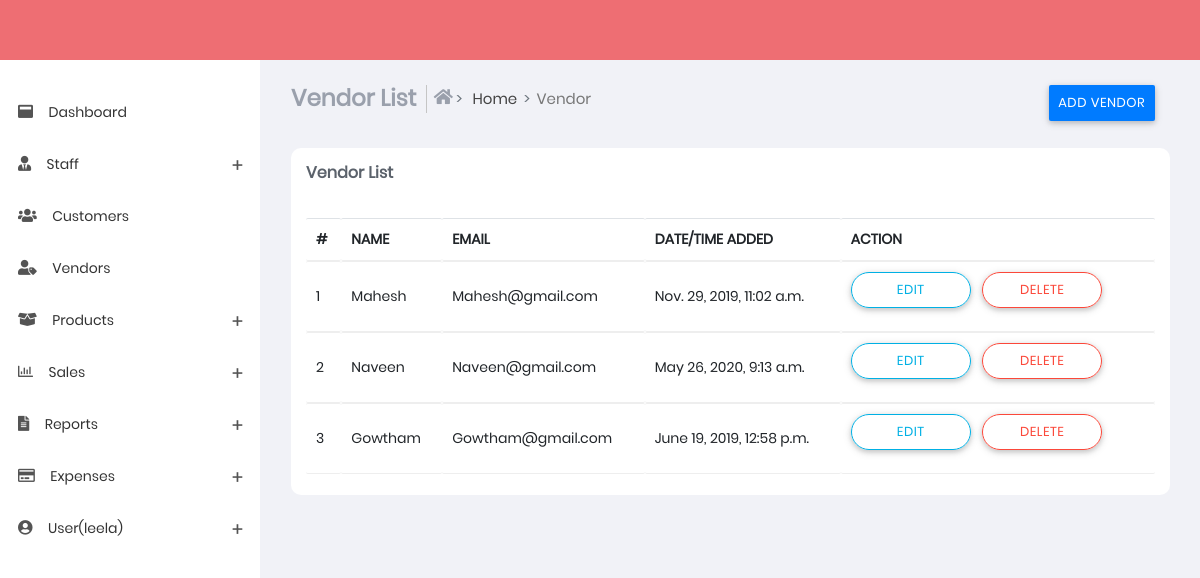
Page /vendors.html (signed in) on the committed database.
### sub_part/models.py (models this page shows, shortened)
class vendorlists(models.Model):
    name = models.CharField(max_length=100)
    email = models.EmailField()
    phone_number = models.IntegerField()
    date = models.DateTimeField()
    total_sales = models.IntegerField()
    total = models.IntegerField()

### sub_part/views.py (the view, shortened to what this page needs)
# urls.py: path('vendors.html',views.vendors,name="vendors"),
@login_required(login_url='login')
def vendors(request):
    vendorlistarray=vendorlists.objects.all()
    return render(request,'vendors.html',{'vendorlistarray': vendorlistarray,'u':request.user})

### templates/vendors.html (shortened to what this page needs)
{% extends 'base.html' %}
{% load static %}
{% block content %}
<section class="content">
    <div class="container-fluid">
        <div class="block-header">
            <div class="row">
                <div class="col-xs-12 col-sm-12 col-md-10 col-lg-10">
                    <ul class="breadcrumb breadcrumb-item ">
                        <li class="breadcrumb-item">
                            <h4 class="page-title">Vendor List</h4>
                        </li>
                        <li class="breadcrumb-item bcrumb-1">
                            <a href="index">
                                <i class="fas fa-home"></i> Home</a>
                        </li>
                        <li class="breadcrumb-item active">Vendor</li>
                    </ul>
                </div>
                <div class="col-xs-12 col-sm-12 col-md-2 col-lg-2">
                    <ul class="breadcrumb breadcrumb-item ">
                        <li>
                            <button type="button" class="btn btn-primary" data-toggle="modal"
                                data-target=".bd-example-modal-lg">
                                Add Vendor</button>
                        </li>
                    </ul>
                </div>
            </div>
        </div>
        <div class="row clearfix">
            <div class="col-lg-12 col-md-12 col-sm-12 col-xs-12">
                <div class="card">
                    <div class="header">
                        <h2>
                            <strong>Vendor List</strong>
                        </h2>
                    </div>
                    <div class="body">
                        <div class="table-responsive">
                            <table class="table   table-hover js-basic-example dataTable">
                                <thead>
                                    <tr>
                                        <th>#</th>
                                        <th>NAME</th>
                                        <th>EMAIL</th>
                                        <th>DATE/TIME ADDED</th>
                                        <th>ACTION</th>
                                    </tr>
                                </thead>
                                <tbody>
                                    {% for vendorlist in vendorlistarray%}
                                    <tr>
                                        <td>{{ forloop.counter }}</td>
                                        <td>{{vendorlist.name}}</td>
                                        <td>{{vendorlist.email}}</td>
                                        <td>{{vendorlist.date}}</td>
                                        <td>
                                            <div class="button-demo">
                                                <a href="/vendors_edit/{{ vendorlist.id }}">
                                                    <button type="button"
                                                        class="btn btn-outline-info btn-border-radius">Edit</button>
                                                </a>
                                                <a href="/delete_vendors/{{ vendorlist.id }}">
                                                    <button type="button"
                                                        class="btn btn-outline-danger btn-border-radius">
                                                        Delete
                                                    </button>
                                                </a>
                                            </div>
                                        </td>
                                    </tr>
                                    {% endfor %}
                                </tbody>
                            </table>
                        </div>
                    </div>
                </div>
            </div>
        </div>
    </div>
</section>
{% endblock %}

### templates/base.html (shortened to what this page needs)
{% load static %}
<!DOCTYPE html>
<html lang="en">
<head>
    <link href="{% static 'css/app.min.css'%}" rel="stylesheet">
    <link href="{% static 'css/style.css'%}" rel="stylesheet" />
    <link href="{% static 'css/styles/all-themes.css'%}" rel="stylesheet" />
</head>
<body class="light fixed">
    <nav class="navbar">
    </nav>
    <div>
        <aside id="leftsidebar" class="sidebar">
            <div class="menu">
                <ul class="list">
                    <li>
                        <a href="index">
                                <i class="fas fa-window-maximize"></i>
                                <span >Dashboard</span>
                        </a>
                    </li>
                    <li>
                        <a href="#" onClick="return false;" class="menu-toggle">
                            <i class="fas fa-user-tie"></i>
                            <span>Staff</span>
                        </a>
                    </li>
                    <li>
                        <a href="customer.html">
                            <i class="fas fa-users"></i>
                            <span>Customers</span>
                        </a>
                    </li>
                    <li>
                        <a href="vendors.html">
                            <i class="fas fa-user-tag"></i>
                            <span>Vendors</span>
                        </a>
                    </li>
                    <li>
                        <a href="#" onClick="return false;" class="menu-toggle">
                            <i class="fas fa-box-open"></i>
                            <span>Products</span>
                        </a>
                    </li>
                    <li>
                        <a href="#" onClick="return false;" class="menu-toggle">
                            <i class="far fa-chart-bar"></i>
                            <span>Sales</span>
                        </a>
                    </li>
                    <li>
                        <a href="#" onClick="return false;" class="menu-toggle">
                            <i class="fas fa-file-alt"></i>
                            <span>Reports</span>
                        </a>
                    </li>
                    <li>
                        <a href="#" onClick="return false;" class="menu-toggle">
                            <i class="far fa-credit-card"></i>
                            <span>Expenses</span>
                        </a>
                    </li>
                    <li>
                        <a href="#" onClick="return false;" class="menu-toggle">
                            <i class="fas fa-user-circle"></i>
                            <span>User({{u.username}})</span>
                        </a>
                    </li>
                </ul>
            </div>
        </aside>
    </div>
    {% block content %}
    {% endblock %}
</body>
</html>

### rows in the picture
vendorlists: name "Mahesh", email "Mahesh@gmail.com", date "Nov. 29, 2019, 11:02 a.m."
vendorlists: name "Naveen", email "Naveen@gmail.com", date "May 26, 2020, 9:13 a.m."
vendorlists: name "Gowtham", email "Gowtham@gmail.com", date "June 19, 2019, 12:58 p.m."

### other values in the picture
{{ u.username }} "leela"
